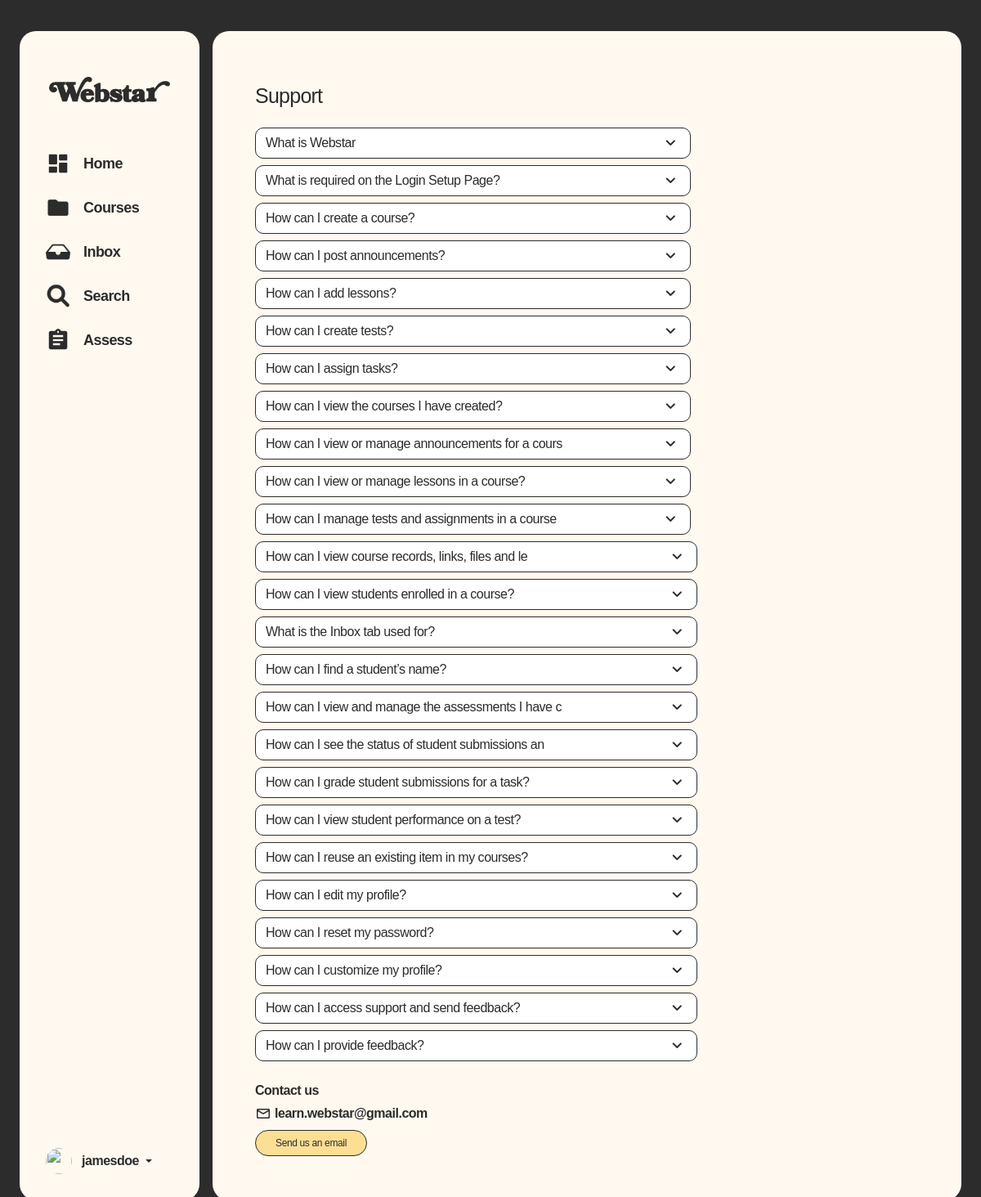
Page /prof/support.php (signed in) on the committed database.
### tables this page shows
CREATE TABLE `supports` (
  `supportID` int(5) NOT NULL,
  `supportRole` enum('Student','Professor') NOT NULL,
  `supportQuestion` varchar(50) NOT NULL,
  `supportAnswer` varchar(500) NOT NULL
);

### shared/assets/database/connect.php (called while the page is built, shortened)
<?php
  function executeQuery($query){
    $conn = $GLOBALS['conn'];
    return mysqli_query($conn, $query);
  }
?>

### prof/support.php (the view, shortened to what this page needs)
<?php
$activePage = 'support';
include('../shared/assets/database/connect.php');
$supportRole = "Professor";
$supportProfQuery = "SELECT * FROM supports WHERE supportRole = '$supportRole'";
$supportProfResult = executeQuery($supportProfQuery);
?>
<!doctype html>
<html lang="en">
<head>
    <link href="https://cdn.jsdelivr.net/npm/bootstrap@5.3.6/dist/css/bootstrap.min.css" rel="stylesheet"
>
    <link rel="stylesheet" href="https://cdn.jsdelivr.net/npm/bootstrap-icons@1.13.1/font/bootstrap-icons.min.css">
    <link rel="stylesheet" href="../shared/assets/css/global-styles.css">
    <link rel="stylesheet" href="../shared/assets/css/sidebar-and-container-styles.css">
    <link rel="stylesheet" href="../shared/assets/css/settings.css">
    <link href="https://cdnjs.cloudflare.com/ajax/libs/font-awesome/6.5.0/css/all.min.css" rel="stylesheet">
    <link rel="stylesheet" href="https://cdn.jsdelivr.net/npm/bootstrap-icons@1.13.1/font/bootstrap-icons.min.css">
</head>
<body>
    <div class="container-fluid min-vh-100 d-flex justify-content-center align-items-center p-0 p-md-3"
        style="background-color: var(--black);">
        <div class="row w-100">
            <?php include '../shared/components/prof-sidebar-for-desktop.php'; ?>
            <div class="col main-container m-0 p-0 mx-0 mx-md-2 p-md-4 overflow-y-auto">
                <div class="card border-0 px-3 pt-3 m-0 h-100 w-100 rounded-0 shadow-none"
                    style="background-color: transparent;">
                    <div class="container-fluid py-3 row-padding-top">
                        <div class="row">
                            <div class="col-12">
                                <div class="row align-items-center mb-3 text-center text-md-start">
                                    <div class="col-12 col-md-auto text-center text-md-start position-relative">
                                        <h1 class="text-sbold text-25 my-2" style="color: var(--black);">Support
                                        </h1>
                                    </div>
                                    <div class="message-container mt-3 pb-4">
                                        <div id="ratingAccordion">
                                            <div class="row">
                                                <?php
                                                $counter = 1;
                                                if (mysqli_num_rows($supportProfResult) > 0) {
                                                    while ($faq = mysqli_fetch_assoc($supportProfResult)) {
                                                        $collapseID = 'faq' . $counter;
                                                ?>
                                                        <div class="col-12 col-md-8 mb-2">
                                                            <button
                                                                class="btn w-100 d-flex flex-column align-items-start text-med text-14"
                                                                type="button" data-bs-toggle="collapse" data-bs-target="#<?php echo $collapseID; ?>"
                                                                aria-expanded="false" aria-controls="<?php echo $collapseID; ?>"
                                                                style="background-color: var(--pureWhite); border-radius: 10px; border: 1px solid var(--black); text-align: left; white-space: normal; word-wrap: break-word;">
                                                                <div class="d-flex w-100 align-items-center">
                                                                    <span class="flex-grow-1 text-start text-16 text-sbold">
                                                                        <?php echo htmlspecialchars($faq['supportQuestion']); ?>
                                                                    </span>
                                                                    <span class="material-symbols-rounded transition">expand_more</span>
                                                                </div>
                                                                <div class="collapse w-100" id="<?php echo $collapseID; ?>" data-bs-parent="#ratingAccordion">
                                                                    <p class="mb-0 text-reg text-14 text-start pe-4 pb-2"
                                                                        style="white-space: normal; word-wrap: break-word;">
                                                                        <?php echo $faq['supportAnswer'];
                                                                        ?>
                                                                    </p>
                                                                </div>
                                                            </button>
                                                        </div>
                                                <?php
                                                        $counter++;
                                                    }
                                                } else {
                                                    echo '<div class="col-12"><p class="text-center text-muted">No FAQs available.</p></div>';
                                                }
                                                ?>
                                            </div>
                                            <div class="row mt-3">
                                                <div class="col-12 col-md-6">
                                                    <div class="text-sbold text-16">
                                                        Contact us
                                                    </div>
                                                </div>
                                            </div>
                                            <div class="row mb-2">
                                                <div class="col-12 col-md-6 mt-1">
                                                    <div
                                                        class="d-flex align-items-center justify-content-center justify-content-md-start text-med text-16">
                                                        <span class="material-symbols-rounded me-1"
                                                            style="font-size: 20px; vertical-align: middle;">
                                                        </span>
                                                        <span>learn.webstar@gmail.com</span>
                                                    </div>
                                                </div>
                                            </div>
                                            <div class="row">
                                                <div class="col-12 col-md-6">
                                                    <a href="https://mail.google.com/mail/?view=cm&fs=1&to=learn.webstar@gmail.com"
                                                        class="btn rounded-5 text-med text-12 px-4"
                                                        style="background-color: var(--primaryColor); border: 1px solid var(--black);"
                                                        target="_blank">
                                                        Send us an email
                                                    </a>
                                                </div>
                                            </div>
                                        </div>
                                    </div>
                                </div>
                            </div>
                        </div>
                    </div>
                </div>
            </div>
        </div>
    </div>
</body>
</html>

### shared/components/prof-sidebar-for-desktop.php (shortened to what this page needs)
<?php
include_once '../shared/assets/database/connect.php';
?>
<div class="col-auto d-none d-md-block">
    <div class="col-auto d-none d-md-block">
        <div class="row">
            <div class="card border-0 sidebar mx-2 p-2 overflow-y-auto" style="width: 220px;">
                <div class="d-flex justify-content-center">
                    <img src="../shared/assets/img/webstar-logo-black.png" class="img-fluid pt-5 pb-5 px-3"
                        width="180px;">
                </div>
                <ul class="nav flex-column">
                    <li class="nav-item my-1 d-flex align-items-center gap-2 m-3 p-2 rounded-3 <?php echo ($activePage == 'profIndex') ? 'selected-box' : ''; ?>"
                        data-page="home">
                        <img src="../shared/assets/img/dashboard.png" class="img-fluid"
                            style="width: 30px; height: 30px;">
                        <a class="nav-link text-dark p-0 text-med text-18 ps-2 <?php echo ($activePage == 'profIndex') ? 'selected' : ''; ?>"
                            href="index.php"><strong>Home</strong></a>
                    </li>
                    <li class="nav-item my-1 d-flex align-items-center gap-2 m-3 p-2 rounded-3 <?php echo ($activePage == 'course') ? 'selected-box' : ''; ?>"
                        data-page="">
                        <img src="../shared/assets/img/courses.png" class="img-fluid"
                            style="width: 30px; height: 30px;">
                        <a class="nav-link text-dark p-0 text-med text-18 ps-2 <?php echo ($activePage == 'course') ? 'selected' : ''; ?>"
                            href="#"><strong>Courses</strong></a>
                    </li>
                    <li class="nav-item my-1 d-flex align-items-center gap-2 m-3 p-2 rounded-3 <?php echo ($activePage == 'inbox') ? 'selected-box' : ''; ?>"
                        data-page="">
                        <img src="../shared/assets/img/inbox.png" class="img-fluid" style="width: 30px; height: 30px;">
                        <a class="nav-link text-dark p-0 text-med text-18 ps-2 <?php echo ($activePage == 'inbox') ? 'inbox' : ''; ?>"
                            href="inbox.php"><strong>Inbox</strong></a>
                    </li>
                    <li class="nav-item my-1 d-flex align-items-center gap-2 m-3 p-2 rounded-3 <?php echo ($activePage == 'search') ? 'selected-box' : ''; ?>"
                        data-page="">
                        <img src="../shared/assets/img/profIndex/search.png" class="img-fluid"
                            style="width: 30px; height: 30px;">
                        <a class="nav-link text-dark p-0 text-med text-18 ps-2 <?php echo ($activePage == 'search') ? 'selected' : ''; ?>"
                            href="#"><strong>Search</strong></a>
                    </li>
                    <li class="nav-item my-1 d-flex align-items-center gap-2 m-3 p-2 rounded-3 <?php echo ($activePage == 'assess') ? 'selected-box' : ''; ?>"
                        data-page="">
                        <img src="../shared/assets/img/profIndex/assess.png" class="img-fluid"
                            style="width: 30px; height: 30px;">
                        <a class="nav-link text-dark p-0 text-med text-18 ps-2 <?php echo ($activePage == 'assess') ? 'selected' : ''; ?>"
                            href="#"><strong>Assess</strong></a>
                    </li>
                </ul>
                <div class="dropdown mt-auto p-4" style="letter-spacing: -1px;">
                    <a href="#" class="d-flex align-items-center text-decoration-none dropdown-toggle text-dark"
                        data-bs-toggle="dropdown" aria-expanded="false">
                        <img src="https://avatars.githubusercontent.com/u/181800261?s=96&v=4" alt="" width="32"
                            height="32" class="rounded-circle me-2">
                        <strong class="text-dark text-med text-16 px-1">jamesdoe</strong>
                    </a>
                </div>
            </div>
        </div>
    </div>
</div>

### shared/assets/css/global-styles.css (style rules this page uses)
.main-container { opacity: 0; animation: fadeInUp 0.4s ease-out forwards; }
:root { --primaryColor: #FDDF94; --highlight75: #6EBEFF; --highlight50: #9ED3FF; --highlight25: #CFE9FF; --highlight15: #c8ecc1; --dirtyWhite: #FFF9F0; --pureWhite: #FFFFFF; --darkgreen: #5b6558; --black: #2C2C2C; --Regular: 'Regular'; --Medium: 'Medium'; --Bold: 'Bold'; --SemiBold: 'SemiBold'; --Black: 'Black'; }
.text-reg { font-family: 'Regular', sans-serif; letter-spacing: -0.03em; color: var(--black); }
.text-med { font-family: 'Medium', sans-serif; letter-spacing: -0.03em; color: var(--black); }
.text-sbold { font-family: 'SemiBold', sans-serif; letter-spacing: -0.03em; color: var(--black); }
.text-12 { font-size: 12px; }
.text-14 { font-size: 14px; }
.text-16 { font-size: 16px; }
.text-18 { font-size: 18px; }
.text-25 { font-size: 25px; }
button.btn { transition: transform 150ms cubic-bezier(0.25, 0.1, 0.25, 1), box-shadow 150ms cubic-bezier(0.25, 0.1, 0.25, 1); box-shadow: none; transform: translateY(0); border: 1px solid var(--black); }
a.btn { display: inline-block; transition: transform 0.2s cubic-bezier(0.25, 0.1, 0.25, 1), box-shadow 0.2s cubic-bezier(0.25, 0.1, 0.25, 1); transform: translateY(0); box-shadow: none; }
.row-padding-top { margin-top: 0px !important; }

### shared/assets/css/sidebar-and-container-styles.css (style rules this page uses)
body { background-color: white; }
html, body { height: 100%; margin: 0; padding: 0; }
.sidebar { background-color: var(--dirtyWhite); border-radius: 20px; height: 95vh; }
.main-container { background-color: var(--dirtyWhite); border-radius: 0px; height: 100vh; }
@media (min-width: 768px) { body { background-color: var(--black); } }
@media (min-width: 768px) { .main-container { border-radius: 20px; height: 95vh; } }
.nav-item { font-family: var(--SemiBold); text-decoration: none; letter-spacing: -0.03em; font-size: 17px; }
.nav .nav-item { display: flex; align-items: center; }
.nav .nav-item .nav-link { flex: 1 1 auto; min-width: 0; white-space: nowrap; }
.text-dark { color: var(--black) !important; }

### shared/assets/css/settings.css (style rules this page uses)
.main-container { opacity: 1; animation: none; }

### rows in the picture
supports: supportQuestion "What is Webstar"
supports: supportQuestion "What is required on the Login Setup Page?"
supports: supportQuestion "How can I create a course?"
supports: supportQuestion "How can I post announcements?"
supports: supportQuestion "How can I add lessons?"
supports: supportQuestion "How can I create tests?"
supports: supportQuestion "How can I assign tasks?"
supports: supportQuestion "How can I view the courses I have created?"
supports: supportQuestion "How can I view or manage announcements for a cours"
supports: supportQuestion "How can I view or manage lessons in a course?"
supports: supportQuestion "How can I manage tests and assignments in a course"
supports: supportQuestion "How can I view course records, links, files and le"
supports: supportQuestion "How can I view students enrolled in a course?"
supports: supportQuestion "What is the Inbox tab used for?"
supports: supportQuestion "How can I find a student’s name?"
supports: supportQuestion "How can I view and manage the assessments I have c"
supports: supportQuestion "How can I see the status of student submissions an"
supports: supportQuestion "How can I grade student submissions for a task?"
supports: supportQuestion "How can I view student performance on a test?"
supports: supportQuestion "How can I reuse an existing item in my courses?"
supports: supportQuestion "How can I edit my profile?"
supports: supportQuestion "How can I reset my password?"
supports: supportQuestion "How can I customize my profile?"
supports: supportQuestion "How can I access support and send feedback?"
supports: supportQuestion "How can I provide feedback?"
